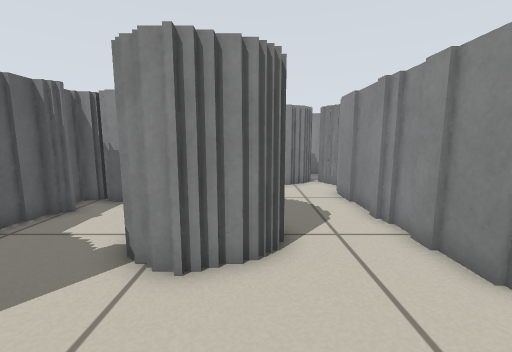
view 1 (above)

19 first-person views from a walk through a world built for the Player/Stage simulator. The camera is 0.57 m above the floor, tilts 8° down and sees 90° across. Floor lines are 1 m apart. The floor is counted in squares, 0.25 m on a side. Each view is taken from the middle of a square. On the plan, view 1 faces up. The plan holds only what a view shows up to about 17 squares ahead; the rest is blank. The place goes on beyond the plan. The robots in the file are not drawn.

view 2
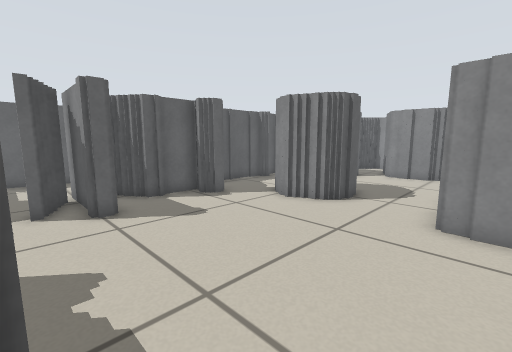

view 3
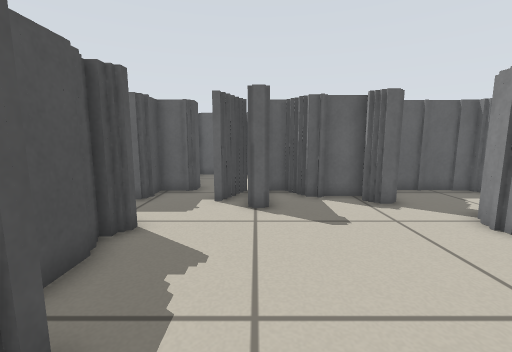

view 4
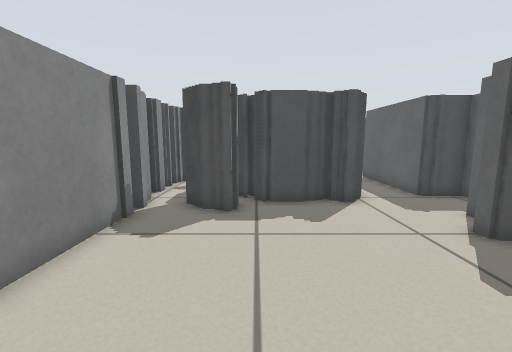

view 5
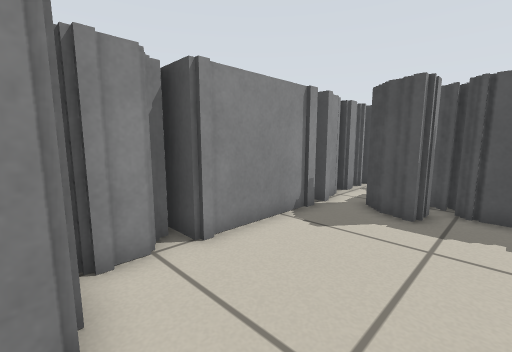

view 6
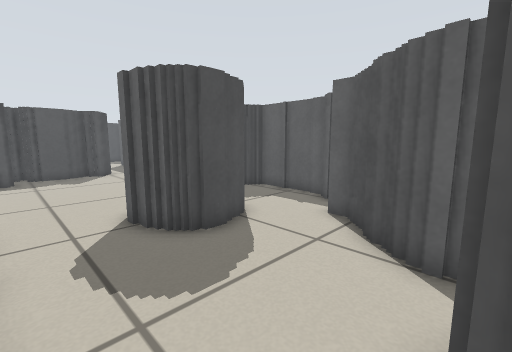

view 7
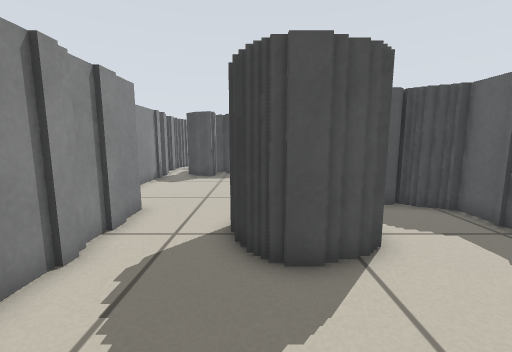

view 8
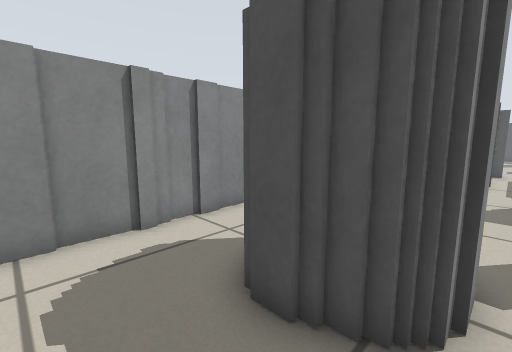

view 9
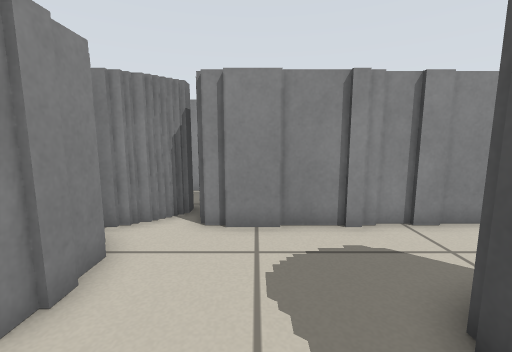

view 10
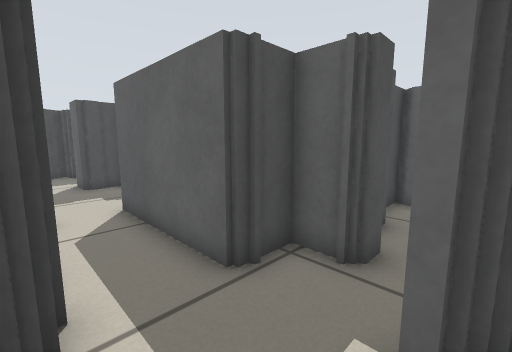

view 11
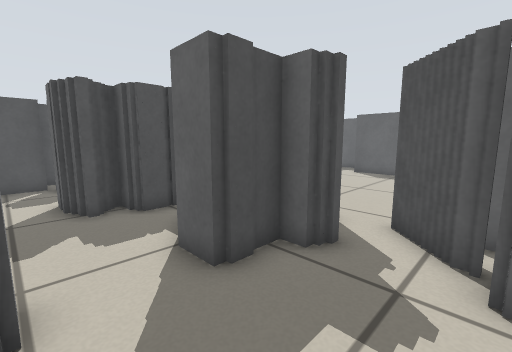

view 12
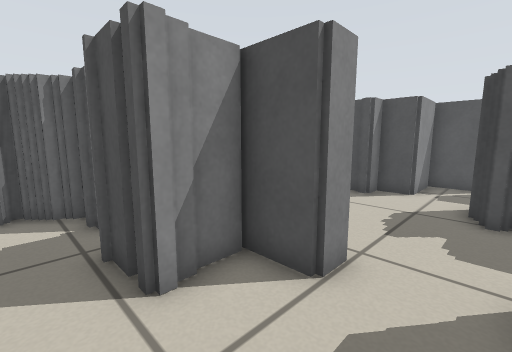

view 13
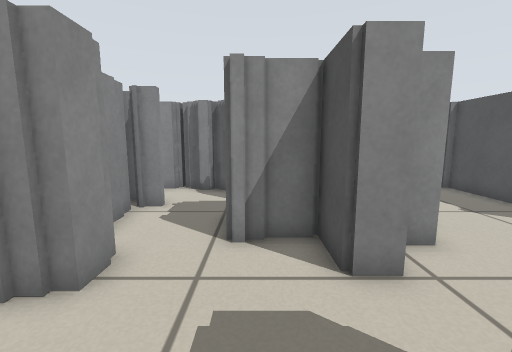

view 14
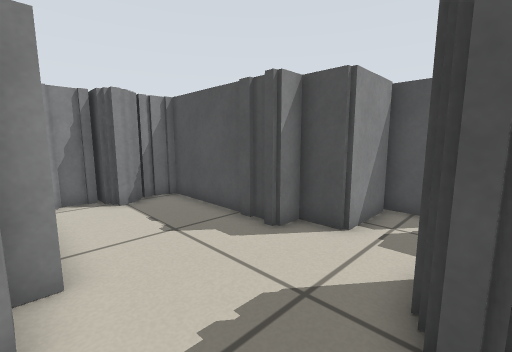

view 15
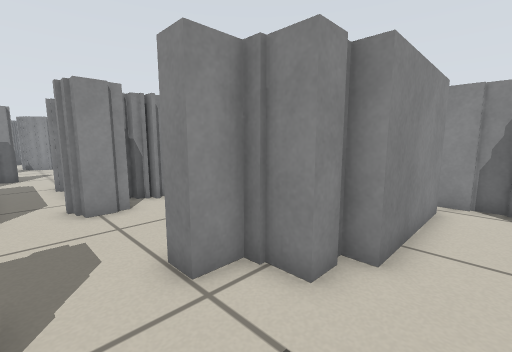

view 16
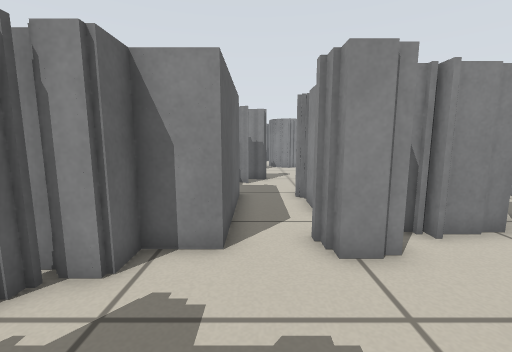

view 17
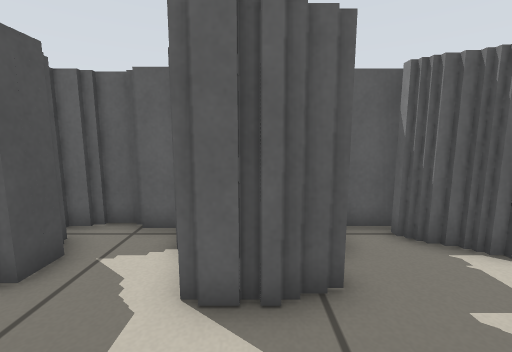

view 18
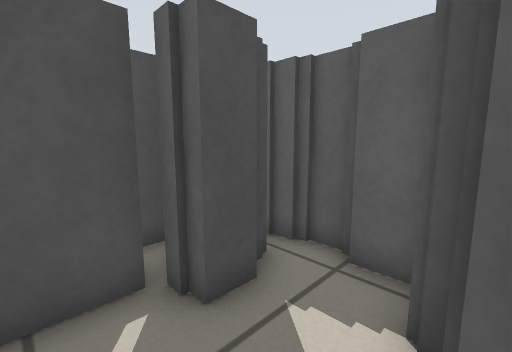

view 19
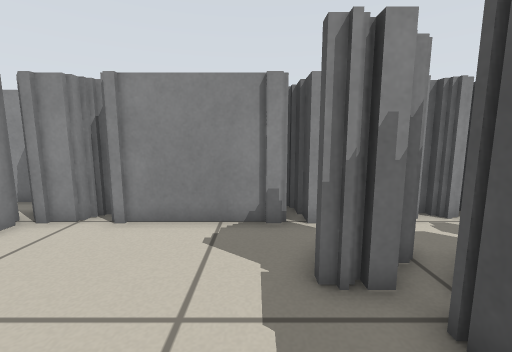

### Floor plan
Key: @ floor where view 1 was taken; # wall or solid block; . floor.
Columns run from 12 left of view 1 to 7 right of it. Each row starts with its distance up from view 1.
 14            #  ###
 13           #####.#
 12          ##.....#
 11         ##......#
 10       ###.......#
  9      ####.......#
  8      ##.........#
  7      ##..####...#
  6      ##..####...#
  5      #...####...#
  4      ##...##....###
  3       ###........##
  2        ##.........##
  1        #..........##
  0       ##....@.....#
 -1 #    ##...........#
 -2 # ...####.........#
 -3 #.....###.........#
 -4 #..............##.##
 -5 #..####...#######.#
 -6 ##   ###..#######.#
 -7        #..#   # ..##
 -8        #..#      ..#
 -9        #..        ##
-10        #.. ##     ##
-11        #.####### .##
-12       ##.###......#
-13    ####...........#
-14    ##.......##..###
-15    #........#  ###
-16      #  ... #
-17      ###...##
-18      ###...##
-19      ###...#########
-20      ##............#
-21      ###...........#
-22        ##.........##
-23        ###........##
-24        ###..#######
-25      ###...##
-26      # ....#
-27      ####..#
-28         ####

Positions as (right, up) in squares from view 1, and headings:
1: (0, 0), facing up
2: (5, -4), facing up-left
3: (5, -2), facing left
4: (2, 4), facing down
5: (1, 4), facing down-right
6: (3, 13), facing down-left
7: (0, 12), facing down
8: (-3, 10), facing down-right
9: (-3, 10), facing right
10: (-2, -3), facing down-left
11: (-2, -13), facing down-left
12: (-4, -13), facing down-right
13: (-6, -15), facing right
14: (-4, -19), facing down-right
15: (-4, -21), facing up-right
16: (-4, -17), facing up
17: (0, -23), facing left
18: (-2, -24), facing down-left
19: (-1, -3), facing right
